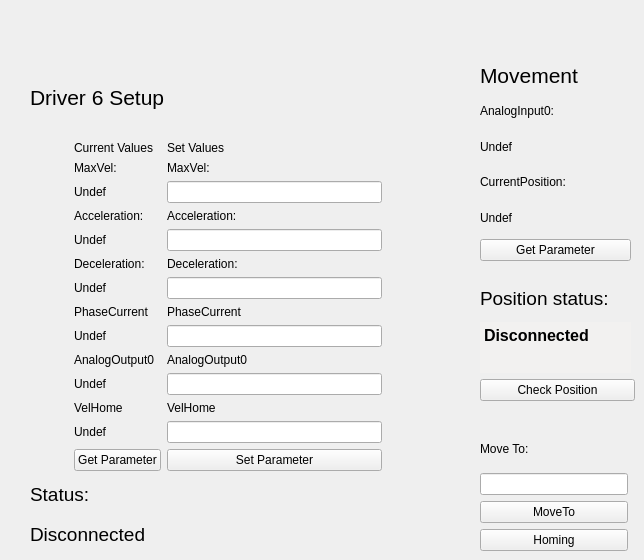
          <widget class="QWidget" name="tab_8">
           <attribute name="title">
            <string>6</string>
           </attribute>
           <attribute name="toolTip">
            <string>Driver 6 Setup and Movimentation</string>
           </attribute>
           <widget class="QWidget" name="layoutWidget_13">
            <property name="geometry">
             <rect>
              <x>480</x>
              <y>430</y>
              <width>148</width>
              <height>121</height>
             </rect>
            </property>
            <layout class="QVBoxLayout" name="verticalLayout_61">
             <item>
              <widget class="QLabel" name="label_231">
               <property name="text">
                <string>Move To:</string>
               </property>
              </widget>
             </item>
             <item>
              <widget class="QLineEdit" name="LineEditMoveToValue_6">
               <property name="toolTip">
                <string>Position to move driver 6</string>
               </property>
              </widget>
             </item>
             <item>
              <widget class="QPushButton" name="MoveTo_6">
               <property name="toolTip">
                <string>Move driver 6 to the position specified above</string>
               </property>
               <property name="text">
                <string>MoveTo</string>
               </property>
              </widget>
             </item>
             <item>
              <widget class="QPushButton" name="Homing_6">
               <property name="toolTip">
                <string>Execute the driver 6 homing procedure</string>
               </property>
               <property name="text">
                <string>Homing</string>
               </property>
              </widget>
             </item>
            </layout>
           </widget>
           <widget class="QWidget" name="layoutWidget_15">
            <property name="geometry">
             <rect>
              <x>480</x>
              <y>60</y>
              <width>151</width>
              <height>201</height>
             </rect>
            </property>
            <layout class="QVBoxLayout" name="verticalLayout_62">
             <item>
              <widget class="QLabel" name="label_234">
               <property name="font">
                <font>
                 <pointsize>16</pointsize>
                </font>
               </property>
               <property name="text">
                <string>Movement</string>
               </property>
              </widget>
             </item>
             <item>
              <widget class="QLabel" name="label_235">
               <property name="text">
                <string>AnalogInput0:</string>
               </property>
              </widget>
             </item>
             <item>
              <widget class="QLabel" name="LabelMovAnalogInput0_6">
               <property name="toolTip">
                <string>Current value of driver 6 AnalogInput(0)</string>
               </property>
               <property name="text">
                <string>Undef</string>
               </property>
              </widget>
             </item>
             <item>
              <widget class="QLabel" name="label_236">
               <property name="text">
                <string>CurrentPosition:</string>
               </property>
              </widget>
             </item>
             <item>
              <widget class="QLabel" name="LabelMovCurrentPosition_6">
               <property name="toolTip">
                <string>Current value of driver 6 CurrentPosition</string>
               </property>
               <property name="text">
                <string>Undef</string>
               </property>
              </widget>
             </item>
             <item>
              <widget class="QPushButton" name="GetParameterMov_6">
               <property name="toolTip">
                <string>Get position parameters of driver 6</string>
               </property>
               <property name="text">
                <string>Get Parameter</string>
               </property>
              </widget>
             </item>
            </layout>
           </widget>
           <widget class="QWidget" name="layoutWidget_14">
            <property name="geometry">
             <rect>
              <x>30</x>
              <y>60</y>
              <width>352</width>
              <height>491</height>
             </rect>
            </property>
            <layout class="QGridLayout" name="gridLayout_39">
             <item row="0" column="0" colspan="3">
              <widget class="QLabel" name="label_98">
               <property name="font">
                <font>
                 <pointsize>16</pointsize>
                </font>
               </property>
               <property name="text">
                <string>Driver 6 Setup</string>
               </property>
              </widget>
             </item>
             <item row="1" column="0">
              <layout class="QVBoxLayout" name="verticalLayout_14">
               <item>
                <widget class="QLabel" name="Images_6">
                 <property name="minimumSize">
                  <size>
                   <width>0</width>
                   <height>100</height>
                  </size>
                 </property>
                 <property name="maximumSize">
                  <size>
                   <width>200</width>
                   <height>150</height>
                  </size>
                 </property>
                 <property name="text">
                  <string/>
                 </property>
                 <property name="pixmap">
                  <pixmap resource="file.qrc">:/Driver.jpg</pixmap>
                 </property>
                 <property name="scaledContents">
                  <bool>true</bool>
                 </property>
                </widget>
               </item>
               <item>
                <widget class="QLabel" name="label_99">
                 <property name="text">
                  <string/>
                 </property>
                </widget>
               </item>
              </layout>
             </item>
             <item row="1" column="1">
              <widget class="QLabel" name="label_356">
               <property name="minimumSize">
                <size>
                 <width>25</width>
                 <height>0</height>
                </size>
               </property>
               <property name="text">
                <string/>
               </property>
              </widget>
             </item>
             <item row="1" column="2">
              <layout class="QGridLayout" name="gridLayout_17">
               <item row="0" column="0">
                <widget class="QLabel" name="label_100">
                 <property name="text">
                  <string>Current Values</string>
                 </property>
                </widget>
               </item>
               <item row="0" column="1">
                <widget class="QLabel" name="label_101">
                 <property name="text">
                  <string>Set Values</string>
                 </property>
                </widget>
               </item>
               <item row="1" column="0">
                <widget class="QLabel" name="label_102">
                 <property name="text">
                  <string>MaxVel:</string>
                 </property>
                </widget>
               </item>
               <item row="1" column="1">
                <widget class="QLabel" name="label_103">
                 <property name="text">
                  <string>MaxVel:</string>
                 </property>
                </widget>
               </item>
               <item row="2" column="0">
                <widget class="QLabel" name="LabelMaxVelSetup_6">
                 <property name="toolTip">
                  <string>Current value of driver 6 MaxVel</string>
                 </property>
                 <property name="text">
                  <string>Undef</string>
                 </property>
                </widget>
               </item>
               <item row="2" column="1">
                <widget class="QLineEdit" name="LineEditMaxVelSetup_6">
                 <property name="toolTip">
                  <string>&lt;html&gt;&lt;head/&gt;&lt;body&gt;&lt;p&gt;MaxVel of driver 6 to set&lt;/p&gt;&lt;/body&gt;&lt;/html&gt;</string>
                 </property>
                </widget>
               </item>
               <item row="3" column="0">
                <widget class="QLabel" name="label_104">
                 <property name="text">
                  <string>Acceleration:</string>
                 </property>
                </widget>
               </item>
               <item row="3" column="1">
                <widget class="QLabel" name="label_105">
                 <property name="text">
                  <string>Acceleration:</string>
                 </property>
                </widget>
               </item>
               <item row="4" column="0">
                <widget class="QLabel" name="LabelAccelerationSetup_6">
                 <property name="toolTip">
                  <string>Current value of driver 6 Acceleration</string>
                 </property>
                 <property name="text">
                  <string>Undef</string>
                 </property>
                </widget>
               </item>
               <item row="4" column="1">
                <widget class="QLineEdit" name="LineEditAccelerationSetup_6">
                 <property name="toolTip">
                  <string>&lt;html&gt;&lt;head/&gt;&lt;body&gt;&lt;p&gt;Acceleration of driver 6 to set&lt;/p&gt;&lt;/body&gt;&lt;/html&gt;</string>
                 </property>
                </widget>
               </item>
               <item row="5" column="0">
                <widget class="QLabel" name="label_106">
                 <property name="text">
                  <string>Deceleration:</string>
                 </property>
                </widget>
               </item>
               <item row="5" column="1">
                <widget class="QLabel" name="label_107">
                 <property name="text">
                  <string>Deceleration:</string>
                 </property>
                </widget>
               </item>
               <item row="6" column="0">
                <widget class="QLabel" name="LabelDecelerationSetup_6">
                 <property name="toolTip">
                  <string>Current value of driver 6 Deceleration</string>
                 </property>
                 <property name="text">
                  <string>Undef</string>
                 </property>
                </widget>
               </item>
               <item row="6" column="1">
                <widget class="QLineEdit" name="LineEditDecelerationSetup_6">
                 <property name="toolTip">
                  <string>&lt;html&gt;&lt;head/&gt;&lt;body&gt;&lt;p&gt;Deceleration of driver 6 to set&lt;/p&gt;&lt;/body&gt;&lt;/html&gt;</string>
                 </property>
                </widget>
               </item>
               <item row="7" column="0">
                <widget class="QLabel" name="label_108">
                 <property name="text">
                  <string>PhaseCurrent</string>
                 </property>
                </widget>
               </item>
               <item row="7" column="1">
                <widget class="QLabel" name="label_109">
                 <property name="text">
                  <string>PhaseCurrent</string>
                 </property>
                </widget>
               </item>
               <item row="8" column="0">
                <widget class="QLabel" name="LabelPhaseCurrentSetup_6">
                 <property name="toolTip">
                  <string>Current value of driver 6 PhaseCurrent</string>
                 </property>
                 <property name="text">
                  <string>Undef</string>
                 </property>
                </widget>
               </item>
               <item row="8" column="1">
                <widget class="QLineEdit" name="LineEditPhaseCurrentSetup_6">
                 <property name="toolTip">
                  <string>&lt;html&gt;&lt;head/&gt;&lt;body&gt;&lt;p&gt; PhaseCurrent of driver 6 to set&lt;/p&gt;&lt;/body&gt;&lt;/html&gt;</string>
                 </property>
                </widget>
               </item>
               <item row="9" column="0">
                <widget class="QLabel" name="label_110">
                 <property name="text">
                  <string>AnalogOutput0</string>
                 </property>
                </widget>
               </item>
               <item row="9" column="1">
                <widget class="QLabel" name="label_111">
                 <property name="text">
                  <string>AnalogOutput0</string>
                 </property>
                </widget>
               </item>
               <item row="10" column="0">
                <widget class="QLabel" name="LabelAnalogOutputSetup_6">
                 <property name="toolTip">
                  <string>Current value of driver 6 AnalogOutput(0)</string>
                 </property>
                 <property name="text">
                  <string>Undef</string>
                 </property>
                </widget>
               </item>
               <item row="10" column="1">
                <widget class="QLineEdit" name="LineEditAnalogOutputSetup_6">
                 <property name="toolTip">
                  <string>&lt;html&gt;&lt;head/&gt;&lt;body&gt;&lt;p&gt; AnalogOutput(0) of driver 6 to set&lt;/p&gt;&lt;/body&gt;&lt;/html&gt;</string>
                 </property>
                </widget>
               </item>
               <item row="11" column="0">
                <widget class="QLabel" name="label_357">
                 <property name="text">
                  <string>VelHome</string>
                 </property>
                </widget>
               </item>
               <item row="11" column="1">
                <widget class="QLabel" name="label_358">
                 <property name="text">
                  <string>VelHome</string>
                 </property>
                </widget>
               </item>
               <item row="12" column="0">
                <widget class="QLabel" name="LabelVelHomeSetup_6">
                 <property name="toolTip">
                  <string>Current value of driver 6 VelHome</string>
                 </property>
                 <property name="text">
                  <string>Undef</string>
                 </property>
                </widget>
               </item>
               <item row="12" column="1">
                <widget class="QLineEdit" name="LineEditVelHomeSetup_6">
                 <property name="toolTip">
                  <string>&lt;html&gt;&lt;head/&gt;&lt;body&gt;&lt;p&gt; VelHome of driver 6 to set&lt;/p&gt;&lt;/body&gt;&lt;/html&gt;</string>
                 </property>
                </widget>
               </item>
               <item row="13" column="0">
                <widget class="QPushButton" name="GetParameterDriver_6">
                 <property name="toolTip">
                  <string>&lt;html&gt;&lt;head/&gt;&lt;body&gt;&lt;p&gt;Get the current parameter of the driver 6&lt;/p&gt;&lt;/body&gt;&lt;/html&gt;</string>
                 </property>
                 <property name="text">
                  <string>Get Parameter</string>
                 </property>
                </widget>
               </item>
               <item row="13" column="1">
                <widget class="QPushButton" name="SetParameterDriver_6">
                 <property name="toolTip">
                  <string>&lt;html&gt;&lt;head/&gt;&lt;body&gt;&lt;p&gt;Set parameter of driver 6. Nota bene: in order to accomplished the command you have to set all the fields above.&lt;/p&gt;&lt;/body&gt;&lt;/html&gt;</string>
                 </property>
                 <property name="text">
                  <string>Set Parameter</string>
                 </property>
                </widget>
               </item>
              </layout>
             </item>
             <item row="2" column="0" colspan="3">
              <layout class="QVBoxLayout" name="verticalLayout_15">
               <item>
                <widget class="QLabel" name="label_112">
                 <property name="font">
                  <font>
                   <pointsize>14</pointsize>
                  </font>
                 </property>
                 <property name="text">
                  <string>Status:</string>
                 </property>
                </widget>
               </item>
               <item>
                <widget class="QLabel" name="LabelStatusDriver6">
                 <property name="font">
                  <font>
                   <pointsize>14</pointsize>
                  </font>
                 </property>
                 <property name="toolTip">
                  <string>Driver 6 Status</string>
                 </property>
                 <property name="text">
                  <string>Disconnected</string>
                 </property>
                </widget>
               </item>
              </layout>
             </item>
            </layout>
           </widget>
           <widget class="QWidget" name="layoutWidget_46">
            <property name="geometry">
             <rect>
              <x>480</x>
              <y>280</y>
              <width>155</width>
              <height>121</height>
             </rect>
            </property>
            <layout class="QVBoxLayout" name="verticalLayout_83">
             <item>
              <layout class="QVBoxLayout" name="verticalLayout_39">
               <item>
                <widget class="QLabel" name="label_310">
                 <property name="font">
                  <font>
                   <pointsize>14</pointsize>
                  </font>
                 </property>
                 <property name="text">
                  <string>Position status:</string>
                 </property>
                </widget>
               </item>
               <item>
                <widget class="QTextEdit" name="LabelPositionStatus_6">
                 <property name="maximumSize">
                  <size>
                   <width>151</width>
                   <height>51</height>
                  </size>
                 </property>
                 <property name="palette">
                  <palette>
                   <active>
                    <colorrole role="Base">
                     <brush brushstyle="SolidPattern">
                      <color alpha="255">
                       <red>242</red>
                       <green>241</green>
                       <blue>240</blue>
                      </color>
                     </brush>
                    </colorrole>
                   </active>
                   <inactive>
                    <colorrole role="Base">
                     <brush brushstyle="SolidPattern">
                      <color alpha="255">
                       <red>242</red>
                       <green>241</green>
                       <blue>240</blue>
                      </color>
                     </brush>
                    </colorrole>
                   </inactive>
                   <disabled>
                    <colorrole role="Base">
                     <brush brushstyle="SolidPattern">
                      <color alpha="255">
                       <red>255</red>
                       <green>255</green>
                       <blue>255</blue>
                      </color>
                     </brush>
                    </colorrole>
                   </disabled>
                  </palette>
                 </property>
                 <property name="font">
                  <font>
                   <pointsize>12</pointsize>
                   <weight>75</weight>
                   <bold>true</bold>
                  </font>
                 </property>
                 <property name="toolTip">
                  <string>&lt;html&gt;&lt;head/&gt;&lt;body&gt;&lt;p&gt;&lt;span style=&quot; font-size:11pt; font-weight:400;&quot;&gt;Here is printed the correspondence between the estimated position and the CurrentPosition of the driver 6.&lt;/span&gt;&lt;/p&gt;&lt;/body&gt;&lt;/html&gt;</string>
                 </property>
                 <property name="frameShape">
                  <enum>QFrame::NoFrame</enum>
                 </property>
                 <property name="html">
                  <string>&lt;!DOCTYPE HTML PUBLIC &quot;-//W3C//DTD HTML 4.0//EN&quot; &quot;http://www.w3.org/TR/REC-html40/strict.dtd&quot;&gt;
&lt;html&gt;&lt;head&gt;&lt;meta name=&quot;qrichtext&quot; content=&quot;1&quot; /&gt;&lt;style type=&quot;text/css&quot;&gt;
p, li { white-space: pre-wrap; }
&lt;/style&gt;&lt;/head&gt;&lt;body style=&quot; font-family:'.SF NS Text'; font-size:12pt; font-weight:600; font-style:normal;&quot;&gt;
&lt;p style=&quot; margin-top:0px; margin-bottom:0px; margin-left:0px; margin-right:0px; -qt-block-indent:0; text-indent:0px;&quot;&gt;&lt;span style=&quot; font-family:'Ubuntu';&quot;&gt;Disconnected&lt;/span&gt;&lt;/p&gt;&lt;/body&gt;&lt;/html&gt;</string>
                 </property>
                 <property name="textInteractionFlags">
                  <set>Qt::TextSelectableByMouse</set>
                 </property>
                </widget>
               </item>
              </layout>
             </item>
             <item>
              <widget class="QPushButton" name="CheckPositionButton_6">
               <property name="toolTip">
                <string>&lt;html&gt;&lt;head/&gt;&lt;body&gt;&lt;p&gt;Verify the correspondence between the estimated position and the current position of the driver 6.&lt;/p&gt;&lt;/body&gt;&lt;/html&gt;</string>
               </property>
               <property name="text">
                <string>Check Position</string>
               </property>
              </widget>
             </item>
            </layout>
           </widget>
          </widget>
